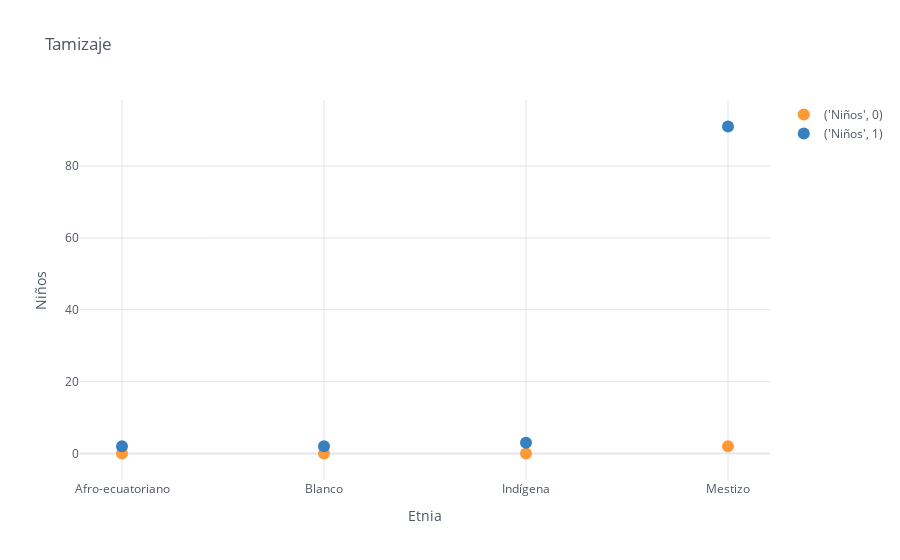

The notebook cell saved with this chart:
### Code cell
df_tamizaje.iplot(kind='scatter',mode='markers',xTitle = 'Etnia',yTitle = 'Niños',title='Tamizaje')

### Figure 1 — Plotly figure (JSON) as saved in the notebook; plotly's stock layout.template omitted (floating-point values rounded to 4 significant figures)
{"data": [{"line": {"color": "rgba(255, 153, 51, 1.0)", "dash": "solid", "shape": "linear", "width": 1.3}, "marker": {"size": 12, "symbol": "circle"}, "mode": "markers", "name": "('Niños', 0)", "text": "", "type": "scatter", "x": ["Afro-ecuatoriano", "Blanco", "Indígena", "Mestizo"], "y": [0, 0, 0, 2]}, {"line": {"color": "rgba(55, 128, 191, 1.0)", "dash": "solid", "shape": "linear", "width": 1.3}, "marker": {"size": 12, "symbol": "circle"}, "mode": "markers", "name": "('Niños', 1)", "text": "", "type": "scatter", "x": ["Afro-ecuatoriano", "Blanco", "Indígena", "Mestizo"], "y": [2, 2, 3, 91]}], "layout": {"legend": {"bgcolor": "#FFFFFF", "font": {"color": "#4D5663"}}, "paper_bgcolor": "#FFFFFF", "plot_bgcolor": "#FFFFFF", "title": {"font": {"color": "#4D5663"}, "text": "Tamizaje"}, "xaxis": {"gridcolor": "#E1E5ED", "showgrid": true, "tickfont": {"color": "#4D5663"}, "title": {"font": {"color": "#4D5663"}, "text": "Etnia"}, "zerolinecolor": "#E1E5ED"}, "yaxis": {"gridcolor": "#E1E5ED", "showgrid": true, "tickfont": {"color": "#4D5663"}, "title": {"font": {"color": "#4D5663"}, "text": "Niños"}, "zerolinecolor": "#E1E5ED"}}}
